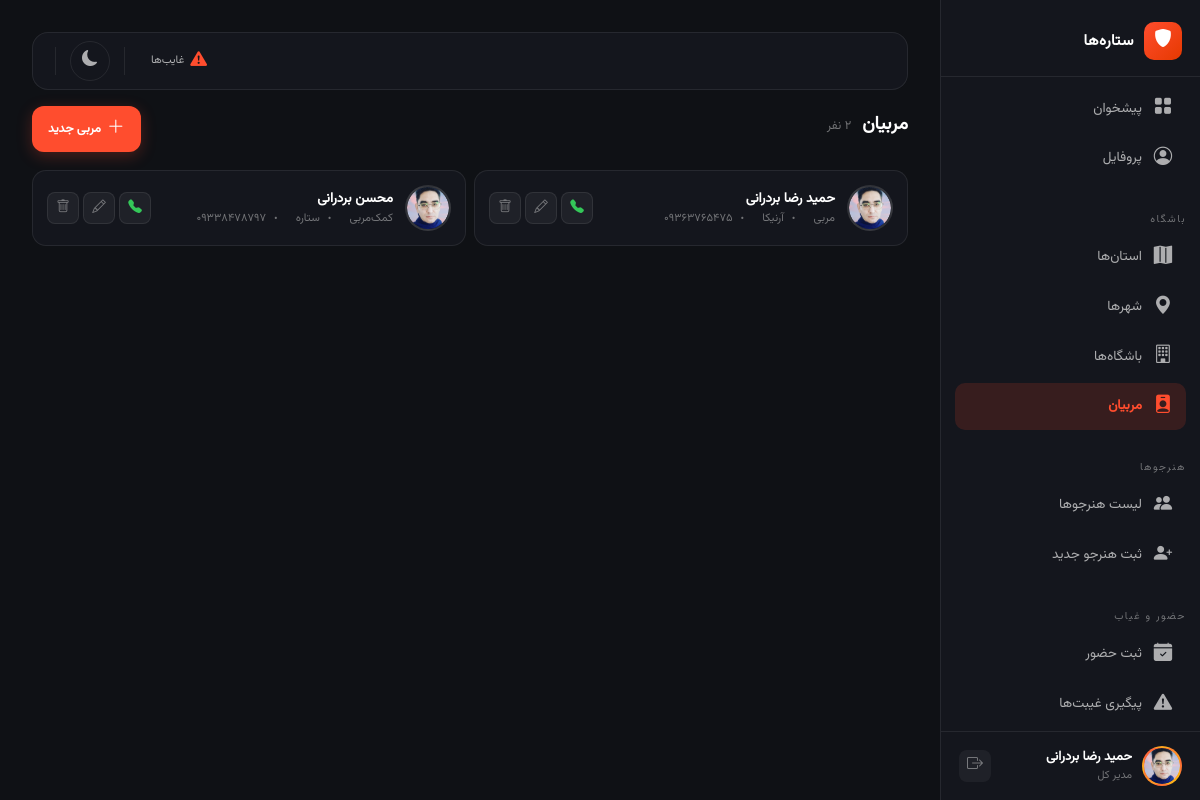
The page /clubs/coaches/ (signed in) on the database its author committed.
### apps/core/models.py (models this page shows, shortened)
class SiteSetting(models.Model):
    gym_name = models.CharField('نام مجموعه', max_length=200, default='باشگاه ستاره‌ها')
    central_phone = models.CharField('شماره تماس مرکزی', max_length=11, blank=True, null=True)
    central_address = models.TextField('آدرس مرکزی', blank=True, null=True)
    class Meta:
        verbose_name = 'تنظیمات'
        verbose_name_plural = 'تنظیمات'
    @classmethod
    def get_settings(cls):
        obj, created = cls.objects.get_or_create(pk=1)
        return obj

### apps/accounts/models.py (models this page shows, shortened)
class User(AbstractBaseUser, PermissionsMixin):
    phone = models.CharField(max_length=11, unique=True)
    first_name = models.CharField(max_length=100)
    last_name = models.CharField(max_length=100)
    birth_date = jmodels.jDateField('تاریخ تولد', null=True, blank=True)
    national_code = models.CharField(max_length=10, blank=True, null=True)
    avatar = models.ImageField(upload_to='avatars/', blank=True, null=True)
    is_super_manager = models.BooleanField(default=False)
    is_club_manager = models.BooleanField(default=False)
    is_instructor = models.BooleanField(default=False)
    is_active = models.BooleanField(default=True)
    is_staff = models.BooleanField(default=False)
    created_at = models.DateTimeField(auto_now_add=True)
    updated_at = models.DateTimeField(auto_now=True)
    objects = UserMnaager()
    USERNAME_FIELD = 'phone'
    REQUIRED_FIELDS = ['first_name', 'last_name']
    class Meta:
        verbose_name = 'کاربر'
        verbose_name_plural = 'کاربرها'
    def get_full_name(self):
        return f'{self.first_name} {self.last_name}'

### apps/clubs/models.py (models this page shows, shortened)
class ClubMembership(models.Model):
    ROLE_CHOICES = [
        ('manager', 'مدیر'),
        ('instructor', 'مربی'),
        ('assistant', 'کمک‌مربی'),
    ]
    user = models.ForeignKey(settings.AUTH_USER_MODEL, on_delete=models.CASCADE, related_name='club_memberships', verbose_name='کاربر')
    club = models.ForeignKey(Club, on_delete=models.CASCADE, related_name='memberships', verbose_name='باشگاه')
    role = models.CharField('نقش', max_length=20, choices=ROLE_CHOICES, default='instructor')
    is_active = models.BooleanField('فعال', default=True)
    joined_at = models.DateTimeField('تاریخ عضویت', auto_now_add=True)
    class Meta:
        verbose_name = 'عضو'
        verbose_name_plural = 'عضوها'
        unique_together = ['user', 'club']

class Club(models.Model):
    name = models.CharField('نام باشگاه', max_length=200)
    sports = models.ManyToManyField('Sport', related_name='clubs', verbose_name='رشته‌های ورزشی', blank=True)
    province = models.ForeignKey(Province, on_delete=models.PROTECT, related_name='clubs', verbose_name='استان')
    city = models.ForeignKey(City, on_delete=models.PROTECT, related_name='clubs', verbose_name='شهر')
    address = models.TextField('آدرس', blank=True, null=True)
    phone = models.CharField('تلفن', max_length=11, blank=True, null=True)
    is_active = models.BooleanField('فعال', default=True)
    created_at = models.DateTimeField('تاریخ ایجاد', auto_now_add=True)
    class Meta:
        verbose_name = 'باشگاه'
        verbose_name_plural = 'باشگاه‌ها'

### apps/clubs/views.py (the view)
# urls.py: path('coaches/', views.CoachListView.as_view(), name='coach_list'),
class CoachListView(LoginRequiredMixin, UserPassesTestMixin, ListView):
    template_name = 'clubs/coach_list.html'
    context_object_name = 'coaches'
    def test_func(self): return self.request.user.is_super_manager or self.request.user.is_club_manager
    def get_queryset(self):
        return ClubMembership.objects.filter(is_active=True).select_related('user', 'club')
    def get_context_data(self, **kwargs):
        context = super().get_context_data(**kwargs)
        context['users'] = User.objects.filter(is_active=True)
        context['clubs'] = Club.objects.filter(is_active=True)
        return context

### apps/core/context_processors.py (called while the page is built)
def site_settings(request):
    return {'site_settings': SiteSetting.get_settings()}

### templates/clubs/coach_list.html (shortened to what this page needs)
{% extends 'base.html' %}
{% load static %}
{% block content %}
<div class="dashboard-layout">
    {% include 'partials/_sidebar.html' %}{% include 'partials/_mobile_nav.html' %}
    <main class="dashboard-main">
        {% include 'partials/_notif_bar.html' %}
        <div class="page-header animate__animated animate__fadeIn">
            <div><h1 class="page-title">مربیان <span>{{ coaches.count }} نفر</span></h1></div>
            <button onclick="openCoachModal()" class="btn-add"><i class="bi bi-plus-lg"></i><span class="btn-add-text">مربی جدید</span></button>
        </div>
        <div class="coach-list-page">
            {% for m in coaches %}
            <div class="coach-card-page animate__animated animate__fadeInUp">
                <div class="coach-avatar-page">{% if m.user.avatar %}<img src="{{ m.user.avatar.url }}" alt="" style="width:100%;height:100%;object-fit:cover;border-radius:50%;">{% else %}<i class="bi bi-person-fill"></i>{% endif %}</div>
                <div class="coach-info-page" style="flex:1;">
                    <div class="coach-name-page">{{ m.user.get_full_name }}</div>
                    <div class="coach-meta-page"><span>{{ m.get_role_display }}</span><span>{{ m.club.name }}</span><span>{{ m.user.phone }}</span></div>
                </div>
                <div class="coach-actions" style="flex-shrink:0;">
                    <a href="tel:{{ m.user.phone }}" class="coach-action-btn call"><i class="bi bi-telephone-fill"></i></a>
                    <button onclick="event.stopPropagation(); openCoachEdit({{ m.id }}, {{ m.user.id }}, {{ m.club.id }}, '{{ m.role }}')" class="coach-action-btn edit"><i class="bi bi-pencil"></i></button>
                    <button onclick="event.stopPropagation(); confirmCoachDelete('{% url 'clubs:coach_delete' m.id %}', '{{ m.user.get_full_name|escapejs }}')" class="coach-action-btn delete"><i class="bi bi-trash"></i></button>
                </div>
            </div>
            {% empty %}<div class="text-center py-5 text-muted" style="grid-column:1/-1;">مربی‌ای ثبت نشده</div>{% endfor %}
        </div>
    </main>
</div>
{% endblock %}

### templates/partials/_sidebar.html (shortened to what this page needs)
{% load static %}
<aside class="dashboard-sidebar">
    <div class="sidebar-logo">
        <div class="logo-sm"><i class="bi bi-shield-fill"></i></div>
        <span class="logo-text">{{ site_settings.gym_name|default:"ستاره‌ها" }}</span>
    </div>
    <div class="sidebar-menu-wrapper">
        <ul class="sidebar-nav">
            <li><a href="{% url 'accounts:dashboard' %}" class="{% if request.resolver_match.url_name == 'dashboard' %}active{% endif %}"><i class="bi bi-grid-fill"></i> پیشخوان</a></li>
            <li><a href="{% url 'accounts:profile' %}" class=""><i class="bi bi-person-circle"></i> پروفایل</a></li>
        </ul>
        {% if user.is_super_manager or user.is_club_manager or user.is_instructor %}
        <div class="sidebar-category">باشگاه</div>
        <ul class="sidebar-nav">
            {% if user.is_super_manager %}
            <li><a href="{% url 'clubs:province_list' %}" class=""><i class="bi bi-map-fill"></i> استان‌ها</a></li>
            <li><a href="{% url 'clubs:city_list' %}" class=""><i class="bi bi-geo-alt-fill"></i> شهرها</a></li>
            {% endif %}
            <li><a href="{% url 'clubs:club_list' %}" class=""><i class="bi bi-building"></i> باشگاه‌ها</a></li>
            <li><a href="{% url 'clubs:coach_list' %}" class="{% if request.resolver_match.url_name == 'coach_list' or request.resolver_match.url_name == 'coach_add' or request.resolver_match.url_name == 'coach_edit' %}active{% endif %}"><i class="bi bi-person-badge-fill"></i> مربیان</a></li>
        </ul>
        <div class="sidebar-category">هنرجوها</div>
        <ul class="sidebar-nav">
            <li><a href="{% url 'students:student_list' %}" class="{% if request.resolver_match.url_name == 'student_list' %}active{% endif %}"><i class="bi bi-people-fill"></i> لیست هنرجوها</a></li>
            <li><a href="{% url 'students:student_add' %}" class="{% if request.resolver_match.url_name == 'student_add' %}active{% endif %}"><i class="bi bi-person-plus-fill"></i> ثبت هنرجو جدید</a></li>
        </ul>
        <div class="sidebar-category">حضور و غیاب</div>
        <ul class="sidebar-nav">
            <li><a href="{% url 'students:attendance' %}" class="{% if request.resolver_match.url_name == 'attendance' %}active{% endif %}"><i class="bi bi-calendar-check-fill"></i> ثبت حضور</a></li>
            <li><a href="{% url 'students:absentees' %}" class="{% if request.resolver_match.url_name == 'absentees' %}active{% endif %}"><i class="bi bi-exclamation-triangle-fill"></i> پیگیری غیبت‌ها</a></li>
        </ul>
        {% endif %}
    </div>
    <div class="sidebar-user">
        <div class="user-avatar">
            {% if user.avatar %}<img src="{{ user.avatar.url }}" alt="" style="width:100%;height:100%;object-fit:cover;border-radius:50%;">{% else %}<i class="bi bi-person-fill"></i>{% endif %}
        </div>
        <div class="user-info">
            <div class="user-name">{{ user.get_full_name }}</div>
            <div class="user-role">{% if user.is_super_manager %}مدیر کل{% elif user.is_club_manager %}مدیر باشگاه{% elif user.is_instructor %}مربی{% else %}هنرجو{% endif %}</div>
        </div>
        <form method="post" action="{% url 'accounts:logout' %}">
            {% csrf_token %}<button type="submit" class="logout-btn" title="خروج"><i class="bi bi-box-arrow-right"></i></button>
        </form>
    </div>
</aside>

### rows shown on the page
SiteSetting: gym_name "ستاره‌ها"
User: avatar (placeholder picture), get_full_name "حمید رضا بردرانی"
ClubMembership: user.avatar (placeholder picture), user.get_full_name "حمید رضا بردرانی", role "مربی", club.name "آرنیکا", user.phone "09363765475"
ClubMembership: user.avatar (picture), user.get_full_name "محسن بردرانی", role "کمک‌مربی", club.name "ستاره", user.phone "09338478797"
